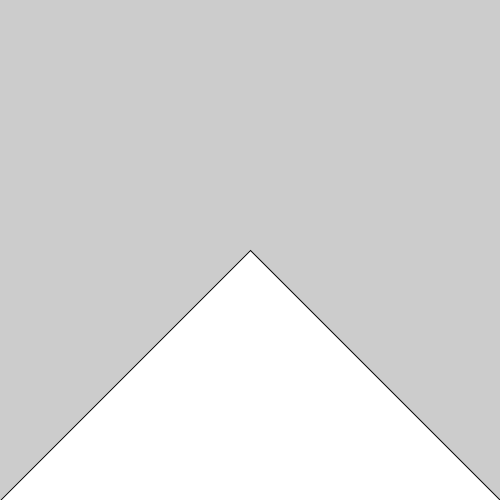
Frame 1 (no input)
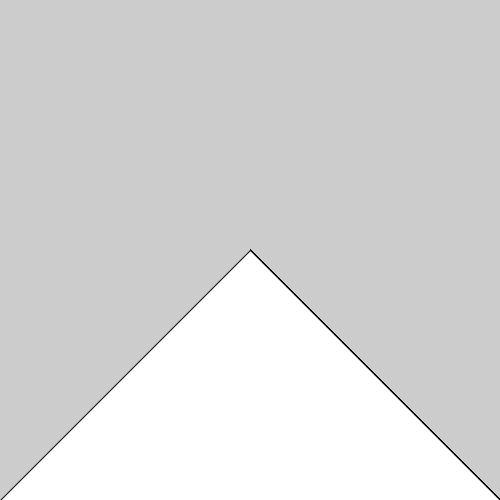
Frame 60 (the mouse pressed at the canvas centre just before this capture)
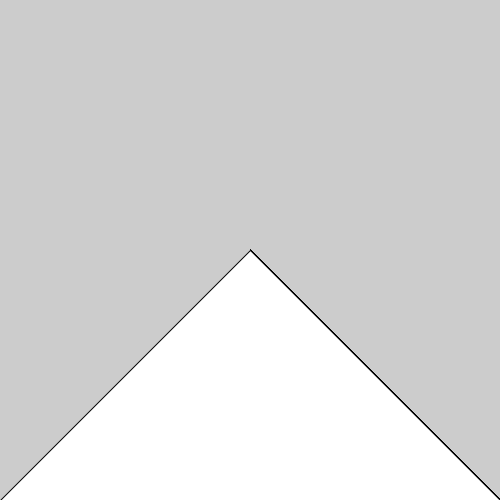
Frame 120 (the mouse held since frame 60 and released just before this capture)

The Processing sketch that drew these frames (run headless with seeded random() and noise(); from frame 60 on, the mouse is pressed at the canvas centre):

// Processing sketch: ClassWk1Rev
// ── ClassWk1Rev.pde
float x1, y1, x2, y2, x3, y3; //first triangle


void setup() {
size (500,500);

x1=width*.5;
y1=height*.5;
x2 = 0;
y2 = height;
x3 = width;
y3 = height;


}


void draw() {

triangle(x1, y1, x2, y2, x3, y3);

}
